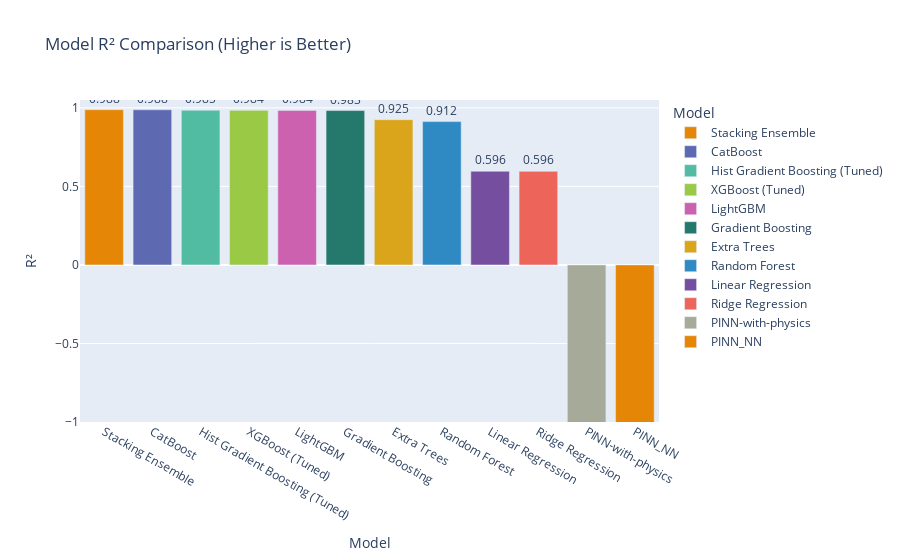
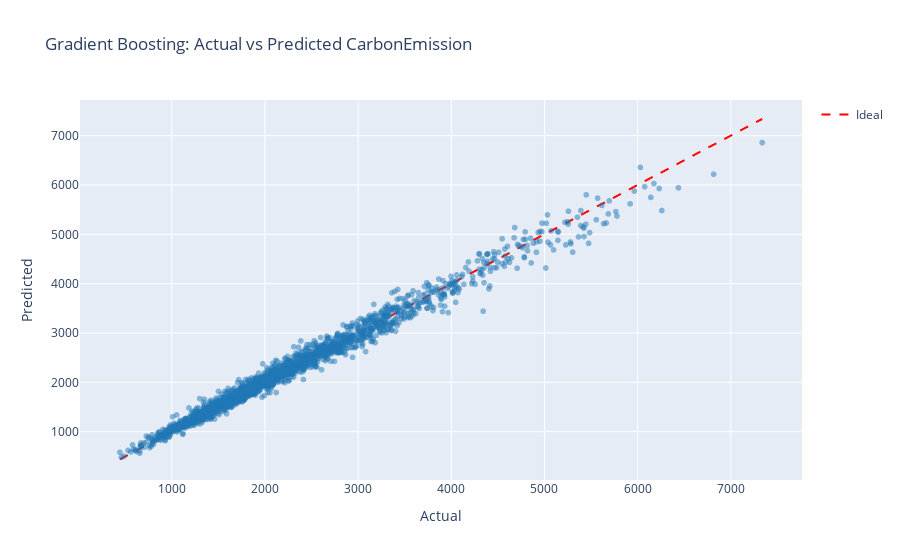
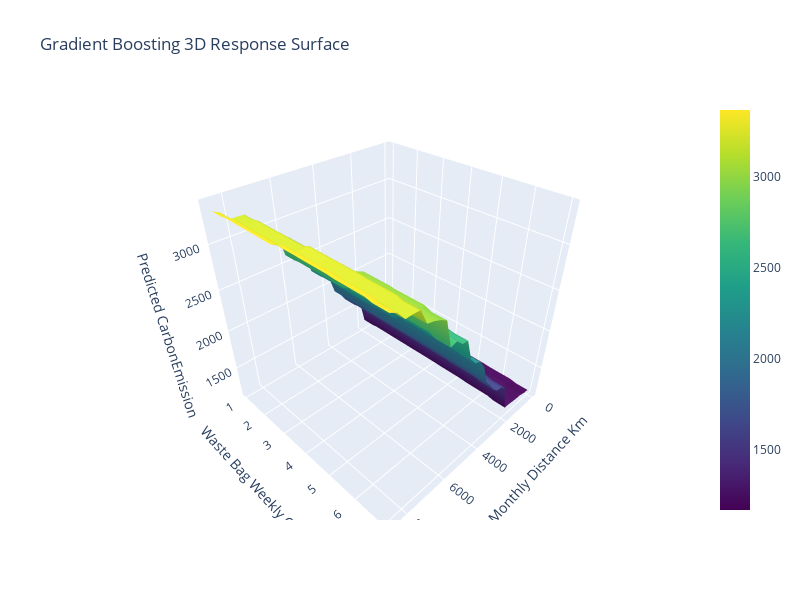
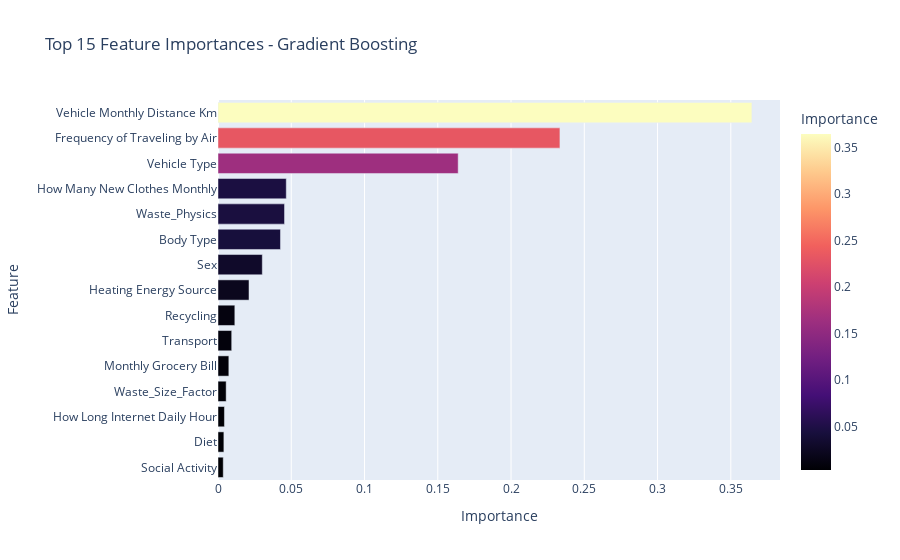

Write notebook code for charts like these, in order.
### Code cell
# Plotly visualizations (with cleaned data)

import numpy as np
import pandas as pd
import plotly.express as px
import plotly.graph_objects as go

# Use the cleaned results_df
plot_df = results_df_clean.copy()

# 1) Model comparison bar (R²)
fig_comp = px.bar(
    plot_df,
    x="Model",
    y="R²",
    title="Model R² Comparison (Higher is Better)",
    text="R²",
    color="Model",
    color_discrete_sequence=px.colors.qualitative.Vivid
)
fig_comp.update_traces(texttemplate="%{text:.3f}", textposition="outside")
fig_comp.update_layout(yaxis_range=[-1, 1.05])
fig_comp.show()

# 2) Actual vs Predicted (Gradient Boosting)
gb_model = trained_models['Gradient Boosting']
y_pred_gb = gb_model.predict(X_test)

df_scatter = pd.DataFrame({
    "Actual": y_test.values,
    "Predicted": y_pred_gb
})

fig_scatter = px.scatter(
    df_scatter,
    x="Actual",
    y="Predicted",
    title="Gradient Boosting: Actual vs Predicted CarbonEmission",
    opacity=0.5,
    color_discrete_sequence=["#1f77b4"]
)

min_v = min(df_scatter["Actual"].min(), df_scatter["Predicted"].min())
max_v = max(df_scatter["Actual"].max(), df_scatter["Predicted"].max())
fig_scatter.add_trace(
    go.Scatter(
        x=[min_v, max_v],
        y=[min_v, max_v],
        mode="lines",
        name="Ideal",
        line=dict(color="red", dash="dash")
    )
)
fig_scatter.show()

# 3) 3D response surface (Plotly)
feat_x = "Vehicle Monthly Distance Km"
feat_y = "Waste Bag Weekly Count"

if feat_x in X.columns and feat_y in X.columns:
    x_vals = np.linspace(X[feat_x].quantile(0.05), X[feat_x].quantile(0.95), 30)
    y_vals = np.linspace(X[feat_y].quantile(0.05), X[feat_y].quantile(0.95), 30)
    xx, yy = np.meshgrid(x_vals, y_vals)

    base = X.median().to_dict()
    grid_points = []
    for xv, yv in zip(xx.ravel(), yy.ravel()):
        row = base.copy()
        row[feat_x] = xv
        row[feat_y] = yv
        grid_points.append(row)

    grid_df = pd.DataFrame(grid_points)[X.columns]
    zz = gb_model.predict(grid_df).reshape(xx.shape)

    fig_3d = go.Figure(data=[go.Surface(
        x=xx,
        y=yy,
        z=zz,
        colorscale="Viridis",
        showscale=True
    )])

    fig_3d.update_layout(
        title="Gradient Boosting 3D Response Surface",
        scene=dict(
            xaxis_title=feat_x,
            yaxis_title=feat_y,
            zaxis_title="Predicted CarbonEmission"
        ),
        width=800,
        height=600
    )
    fig_3d.show()
else:
    print(f"Could not find {feat_x} or {feat_y} in X.columns")

# 4) Feature importance
importances = gb_model.feature_importances_
imp_df = pd.DataFrame({"Feature": X.columns, "Importance": importances}).sort_values(
    "Importance", ascending=False
)

fig_imp = px.bar(
    imp_df.head(15),
    x="Importance",
    y="Feature",
    orientation="h",
    title="Top 15 Feature Importances - Gradient Boosting",
    color="Importance",
    color_continuous_scale="Magma"
)
fig_imp.update_layout(yaxis=dict(autorange="reversed"))
fig_imp.show()

### Figure 1 — Plotly figure (JSON) as saved in the notebook; plotly's stock layout.template omitted (floating-point values rounded to 4 significant figures)
{"data": [{"alignmentgroup": "True", "hovertemplate": "Model=%{x}<br>R²=%{text}<extra></extra>", "legendgroup": "Stacking Ensemble", "marker": {"color": "rgb(229, 134, 6)", "pattern": {"shape": ""}}, "name": "Stacking Ensemble", "offsetgroup": "Stacking Ensemble", "orientation": "v", "showlegend": true, "text": [0.9885], "textposition": "outside", "texttemplate": "%{text:.3f}", "type": "bar", "x": ["Stacking Ensemble"], "xaxis": "x", "y": [0.9885], "yaxis": "y"}, {"alignmentgroup": "True", "hovertemplate": "Model=%{x}<br>R²=%{text}<extra></extra>", "legendgroup": "CatBoost", "marker": {"color": "rgb(93, 105, 177)", "pattern": {"shape": ""}}, "name": "CatBoost", "offsetgroup": "CatBoost", "orientation": "v", "showlegend": true, "text": [0.9878], "textposition": "outside", "texttemplate": "%{text:.3f}", "type": "bar", "x": ["CatBoost"], "xaxis": "x", "y": [0.9878], "yaxis": "y"}, {"alignmentgroup": "True", "hovertemplate": "Model=%{x}<br>R²=%{text}<extra></extra>", "legendgroup": "Hist Gradient Boosting (Tuned)", "marker": {"color": "rgb(82, 188, 163)", "pattern": {"shape": ""}}, "name": "Hist Gradient Boosting (Tuned)", "offsetgroup": "Hist Gradient Boosting (Tuned)", "orientation": "v", "showlegend": true, "text": [0.9849], "textposition": "outside", "texttemplate": "%{text:.3f}", "type": "bar", "x": ["Hist Gradient Boosting (Tuned)"], "xaxis": "x", "y": [0.9849], "yaxis": "y"}, {"alignmentgroup": "True", "hovertemplate": "Model=%{x}<br>R²=%{text}<extra></extra>", "legendgroup": "XGBoost (Tuned)", "marker": {"color": "rgb(153, 201, 69)", "pattern": {"shape": ""}}, "name": "XGBoost (Tuned)", "offsetgroup": "XGBoost (Tuned)", "orientation": "v", "showlegend": true, "text": [0.984], "textposition": "outside", "texttemplate": "%{text:.3f}", "type": "bar", "x": ["XGBoost (Tuned)"], "xaxis": "x", "y": [0.984], "yaxis": "y"}, {"alignmentgroup": "True", "hovertemplate": "Model=%{x}<br>R²=%{text}<extra></extra>", "legendgroup": "LightGBM", "marker": {"color": "rgb(204, 97, 176)", "pattern": {"shape": ""}}, "name": "LightGBM", "offsetgroup": "LightGBM", "orientation": "v", "showlegend": true, "text": [0.9838], "textposition": "outside", "texttemplate": "%{text:.3f}", "type": "bar", "x": ["LightGBM"], "xaxis": "x", "y": [0.9838], "yaxis": "y"}, {"alignmentgroup": "True", "hovertemplate": "Model=%{x}<br>R²=%{text}<extra></extra>", "legendgroup": "Gradient Boosting", "marker": {"color": "rgb(36, 121, 108)", "pattern": {"shape": ""}}, "name": "Gradient Boosting", "offsetgroup": "Gradient Boosting", "orientation": "v", "showlegend": true, "text": [0.9829], "textposition": "outside", "texttemplate": "%{text:.3f}", "type": "bar", "x": ["Gradient Boosting"], "xaxis": "x", "y": [0.9829], "yaxis": "y"}, {"alignmentgroup": "True", "hovertemplate": "Model=%{x}<br>R²=%{text}<extra></extra>", "legendgroup": "Extra Trees", "marker": {"color": "rgb(218, 165, 27)", "pattern": {"shape": ""}}, "name": "Extra Trees", "offsetgroup": "Extra Trees", "orientation": "v", "showlegend": true, "text": [0.9246], "textposition": "outside", "texttemplate": "%{text:.3f}", "type": "bar", "x": ["Extra Trees"], "xaxis": "x", "y": [0.9246], "yaxis": "y"}, {"alignmentgroup": "True", "hovertemplate": "Model=%{x}<br>R²=%{text}<extra></extra>", "legendgroup": "Random Forest", "marker": {"color": "rgb(47, 138, 196)", "pattern": {"shape": ""}}, "name": "Random Forest", "offsetgroup": "Random Forest", "orientation": "v", "showlegend": true, "text": [0.9125], "textposition": "outside", "texttemplate": "%{text:.3f}", "type": "bar", "x": ["Random Forest"], "xaxis": "x", "y": [0.9125], "yaxis": "y"}, {"alignmentgroup": "True", "hovertemplate": "Model=%{x}<br>R²=%{text}<extra></extra>", "legendgroup": "Linear Regression", "marker": {"color": "rgb(118, 78, 159)", "pattern": {"shape": ""}}, "name": "Linear Regression", "offsetgroup": "Linear Regression", "orientation": "v", "showlegend": true, "text": [0.5964], "textposition": "outside", "texttemplate": "%{text:.3f}", "type": "bar", "x": ["Linear Regression"], "xaxis": "x", "y": [0.5964], "yaxis": "y"}, {"alignmentgroup": "True", "hovertemplate": "Model=%{x}<br>R²=%{text}<extra></extra>", "legendgroup": "Ridge Regression", "marker": {"color": "rgb(237, 100, 90)", "pattern": {"shape": ""}}, "name": "Ridge Regression", "offsetgroup": "Ridge Regression", "orientation": "v", "showlegend": true, "text": [0.5959], "textposition": "outside", "texttemplate": "%{text:.3f}", "type": "bar", "x": ["Ridge Regression"], "xaxis": "x", "y": [0.5959], "yaxis": "y"}, {"alignmentgroup": "True", "hovertemplate": "Model=%{x}<br>R²=%{text}<extra></extra>", "legendgroup": "PINN-with-physics", "marker": {"color": "rgb(165, 170, 153)", "pattern": {"shape": ""}}, "name": "PINN-with-physics", "offsetgroup": "PINN-with-physics", "orientation": "v", "showlegend": true, "text": [-5.035], "textposition": "outside", "texttemplate": "%{text:.3f}", "type": "bar", "x": ["PINN-with-physics"], "xaxis": "x", "y": [-5.035], "yaxis": "y"}, {"alignmentgroup": "True", "hovertemplate": "Model=%{x}<br>R²=%{text}<extra></extra>", "legendgroup": "PINN_NN", "marker": {"color": "rgb(229, 134, 6)", "pattern": {"shape": ""}}, "name": "PINN_NN", "offsetgroup": "PINN_NN", "orientation": "v", "showlegend": true, "text": [-5.035], "textposition": "outside", "texttemplate": "%{text:.3f}", "type": "bar", "x": ["PINN_NN"], "xaxis": "x", "y": [-5.035], "yaxis": "y"}], "layout": {"barmode": "relative", "legend": {"title": {"text": "Model"}, "tracegroupgap": 0}, "title": {"text": "Model R² Comparison (Higher is Better)"}, "xaxis": {"anchor": "y", "categoryarray": ["Stacking Ensemble", "CatBoost", "Hist Gradient Boosting (Tuned)", "XGBoost (Tuned)", "LightGBM", "Gradient Boosting", "Extra Trees", "Random Forest", "Linear Regression", "Ridge Regression", "PINN-with-physics", "PINN_NN"], "categoryorder": "array", "domain": [0, 1], "title": {"text": "Model"}}, "yaxis": {"anchor": "x", "domain": [0, 1], "range": [-1, 1.05], "title": {"text": "R²"}}}}

### Figure 2 — Plotly figure (JSON) as saved in the notebook; plotly's stock layout.template omitted (floating-point values rounded to 4 significant figures; data arrays with more than 128 entries replaced by an {"elided": "..."} marker saying what was removed)
{"data": [{"hovertemplate": "Actual=%{x}<br>Predicted=%{y}<extra></extra>", "legendgroup": "", "marker": {"color": "#1f77b4", "opacity": 0.5, "symbol": "circle"}, "mode": "markers", "name": "", "showlegend": false, "type": "scattergl", "x": {"elided": "2000 int values"}, "xaxis": "x", "y": {"elided": "2000 float values"}, "yaxis": "y"}, {"line": {"color": "red", "dash": "dash"}, "mode": "lines", "name": "Ideal", "type": "scatter", "x": [443, 7337], "y": [443, 7337]}], "layout": {"legend": {"tracegroupgap": 0}, "title": {"text": "Gradient Boosting: Actual vs Predicted CarbonEmission"}, "xaxis": {"anchor": "y", "domain": [0, 1], "title": {"text": "Actual"}}, "yaxis": {"anchor": "x", "domain": [0, 1], "title": {"text": "Predicted"}}}}

### Figure 3 — Plotly figure (JSON) as saved in the notebook; plotly's stock layout.template omitted (floating-point values rounded to 4 significant figures; data arrays with more than 128 entries replaced by an {"elided": "..."} marker saying what was removed)
{"data": [{"colorscale": [[0, "#440154"], [0.1111, "#482878"], [0.2222, "#3e4989"], [0.3333, "#31688e"], [0.4444, "#26828e"], [0.5556, "#1f9e89"], [0.6667, "#35b779"], [0.7778, "#6ece58"], [0.8889, "#b5de2b"], [1, "#fde725"]], "showscale": true, "type": "surface", "x": {"elided": "30x30 float values"}, "y": {"elided": "30x30 float values"}, "z": {"elided": "30x30 float values"}}], "layout": {"height": 600, "scene": {"xaxis": {"title": {"text": "Vehicle Monthly Distance Km"}}, "yaxis": {"title": {"text": "Waste Bag Weekly Count"}}, "zaxis": {"title": {"text": "Predicted CarbonEmission"}}}, "title": {"text": "Gradient Boosting 3D Response Surface"}, "width": 800}}

### Figure 4 — Plotly figure (JSON) as saved in the notebook; plotly's stock layout.template omitted (floating-point values rounded to 4 significant figures)
{"data": [{"alignmentgroup": "True", "hovertemplate": "Importance=%{marker.color}<br>Feature=%{y}<extra></extra>", "legendgroup": "", "marker": {"color": [0.3644, 0.2334, 0.1639, 0.0466, 0.0454, 0.04265, 0.03023, 0.02116, 0.01149, 0.009353, 0.007398, 0.005567, 0.004399, 0.004015, 0.003584], "coloraxis": "coloraxis", "pattern": {"shape": ""}}, "name": "", "offsetgroup": "", "orientation": "h", "showlegend": false, "textposition": "auto", "type": "bar", "x": [0.3644, 0.2334, 0.1639, 0.0466, 0.0454, 0.04265, 0.03023, 0.02116, 0.01149, 0.009353, 0.007398, 0.005567, 0.004399, 0.004015, 0.003584], "xaxis": "x", "y": ["Vehicle Monthly Distance Km", "Frequency of Traveling by Air", "Vehicle Type", "How Many New Clothes Monthly", "Waste_Physics", "Body Type", "Sex", "Heating Energy Source", "Recycling", "Transport", "Monthly Grocery Bill", "Waste_Size_Factor", "How Long Internet Daily Hour", "Diet", "Social Activity"], "yaxis": "y"}], "layout": {"barmode": "relative", "coloraxis": {"colorbar": {"title": {"text": "Importance"}}, "colorscale": [[0, "#000004"], [0.1111, "#180f3d"], [0.2222, "#440f76"], [0.3333, "#721f81"], [0.4444, "#9e2f7f"], [0.5556, "#cd4071"], [0.6667, "#f1605d"], [0.7778, "#fd9668"], [0.8889, "#feca8d"], [1, "#fcfdbf"]]}, "legend": {"tracegroupgap": 0}, "title": {"text": "Top 15 Feature Importances - Gradient Boosting"}, "xaxis": {"anchor": "y", "domain": [0, 1], "title": {"text": "Importance"}}, "yaxis": {"anchor": "x", "autorange": "reversed", "domain": [0, 1], "title": {"text": "Feature"}}}}
